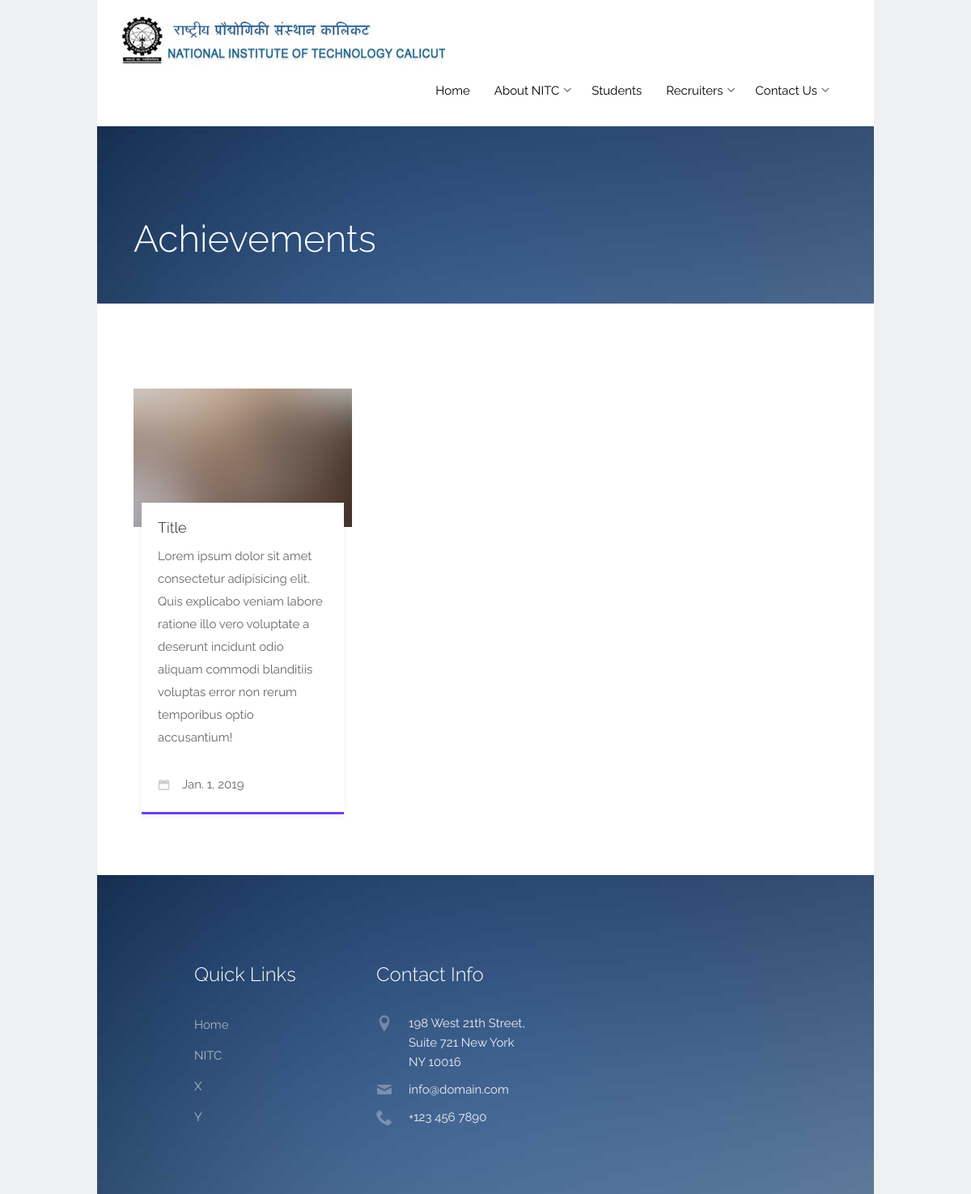
/achievements, run on the app's committed database.
### aboutus/models.py (models this page shows, shortened)
class Achievement(models.Model):
    name=models.CharField(max_length=255, blank=False,unique=True,help_text="Name of the achievement. To be displayed on Django admin.")
    pic = models.ImageField(upload_to = 'static/img/achievements/', default = 'static/img/slider_3.jpg')
    alt_text = models.CharField(max_length=255, blank=False,help_text="If image does not load, this will be displayed.")
    title= models.TextField(blank=False,null=False,help_text="Title")
    content = models.TextField(blank=False,null=False,help_text="Insert content.")
    date = models.DateField(blank=False,null=False,help_text="Date of the event. Sorted based on this.")

### aboutus/views.py (the view)
# urls.py: path('achievements', views.achievements, name='achievements'),
def achievements(request):
    try:
        ach=Achievement.objects.all().order_by('-date')
    except:
        return render(request, 'fail.html')
    return render(request, 'achievements.html',locals())

### aboutus/templates/achievements.html (shortened to what this page needs)
{% extends "layout.html" %}
{% block body %}
{% load static %}
      <section class="probootstrap-section probootstrap-section-colored" >
        <div class="container">
          <div class="row">
            <div class="col-md-12 text-left section-heading probootstrap-animate mb0">
              <h1 class="mb0">Achievements</h1>
            </div>
          </div>
        </div>
      </section>
    <section class="probootstrap-section">
        <div class="container">
        <div class="row">
            {% for item in ach %}
                <div class="col-md-4 col-sm-6 col-xs-6 col-xxs-12 probootstrap-animate">
                  <a href="#" class="probootstrap-featured-news-box">
                    <figure class="probootstrap-media"><img src="{{ item.pic.url }}" alt="{{ item.alt_text }}" class="img-responsive"></figure>
                    <div class="probootstrap-text">
                      <h3>{{ item.title }}</h3>
                      <p>{{ item.content }}</p>
                      <span class="probootstrap-date"><i class="icon-calendar"></i>{{ item.date }}</span>
                    </div>
                  </a>
                </div>
            {% endfor %}
          </div>
        </div>
      </section>
{% endblock %}

### data on the page
Achievement: pic (picture), title "Title", content "Lorem ipsum dolor sit amet consectetur adipisicing elit. Quis explicabo veniam labore ratione illo vero voluptate a deserunt incidunt odio aliquam commodi blanditiis voluptas error non rerum temporibus optio accusantium!", date "Jan. 1, 2019"
